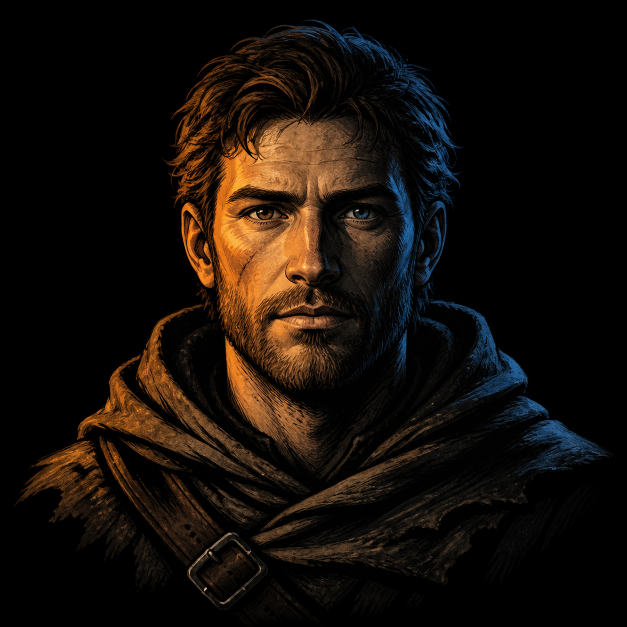
#> input picture cpp/assets/portrait_sources/race-human.png, 1254 x 1254 px (shown at 1/2 size)
$ python portrait_bitmap.py
#> lines starting #> are read from the running program, lines starting #| are printed output that depends on the picture
"""Convert generated portrait source images into embedded terminal half-block bitmaps.

Each terminal cell stores two square colour samples: the upper sample is the
foreground of a Unicode upper-half block and the lower sample is its background.
With the game's 1:2 terminal cell aspect ratio this preserves the source image's
proportions while remaining entirely text/ANSI output at runtime.
"""

from __future__ import annotations

import argparse
from pathlib import Path

from PIL import Image, ImageEnhance, ImageOps


PORTRAITS = (
    ("race-human", "race-human.png"),
    ("race-dwarf", "race-dwarf.png"),
    ("race-elf", "race-elf.png"),
    ("race-ashborn", "race-ashborn.png"),
    ("class-vanguard", "class-vanguard.png"),
    ("class-arcanist", "class-arcanist.png"),
    ("class-ranger", "class-ranger.png"),
    ("class-lightbearer", "class-lightbearer.png"),
    ("monster-kobold", "monster-kobold.png"),
    ("monster-spider", "monster-spider.png"),
    ("monster-slime", "monster-slime.png"),
    ("monster-myconid", "monster-myconid.png"),
    ("monster-mimic", "monster-mimic.png"),
    ("monster-undead", "monster-undead.png"),
    ("monster-cultist", "monster-cultist.png"),
    ("monster-gargoyle", "monster-gargoyle.png"),
    ("monster-bat", "monster-bat.png"),
    ("monster-goblinoid", "monster-goblinoid.png"),
    ("monster-demon", "monster-demon.png"),
    ("monster-beast", "monster-beast.png"),
    ("inspect-unmapped", "inspect-unmapped.png"),
    ("inspect-npc", "inspect-npc.png"),
    ("inspect-item", "inspect-item.png"),
    ("item-armour", "item-armour.png"),
    ("item-jewellery", "item-jewellery.png"),
    ("item-potion", "item-potion.png"),
    ("item-bomb", "item-bomb.png"),
    ("inspect-water-source", "inspect-water-source.png"),
    ("inspect-food", "inspect-food.png"),
    ("inspect-torch", "inspect-torch.png"),
    ("inspect-machine", "inspect-machine.png"),
    ("inspect-trap", "inspect-trap.png"),
    ("inspect-passage", "inspect-passage.png"),
    ("inspect-landmark", "inspect-landmark.png"),
    ("inspect-water", "inspect-water.png"),
    ("inspect-door", "inspect-door.png"),
    ("inspect-wall", "inspect-wall.png"),
    ("inspect-ashpine", "inspect-ashpine.png"),
    ("inspect-floor", "inspect-floor.png"),
)


def quantize(channel: int) -> int:
    return min(255, ((channel + 4) // 8) * 8)


def prepare(path: Path, columns: int, rows: int) -> list[tuple[int, int, int]]:
#> called with columns = 32, rows = 12
    image = Image.open(path).convert("RGB")
#> image is the input picture: PIL image 1254x1254 RGB; mean R, G, B 21.6, 14.6, 9
    image = ImageOps.fit(image, (columns, rows * 2), Image.Resampling.LANCZOS)
#> image: PIL image 32x24 RGB
    image = ImageEnhance.Contrast(image).enhance(1.20)
    image = ImageEnhance.Color(image).enhance(1.12)
    pixels: list[tuple[int, int, int]] = []
    for y in range(image.height):
        for x in range(image.width):
            red, green, blue = image.getpixel((x, y))
            luminance = red * 0.2126 + green * 0.7152 + blue * 0.0722
            if luminance < 9:
                pixels.append((0, 0, 0))
            else:
                pixels.append((quantize(red), quantize(green), quantize(blue)))
#> after the loop, pixels = 768 items, first 6: (0, 0, 0), (0, 0, 0), (0, 0, 0), (0, 0, 0), (0, 0, 0), (0, 0, 0)
    return pixels


# [70 lines left out: functions write_header, write_preview, not called in this run]


def main() -> None:
    parser = argparse.ArgumentParser()
    parser.add_argument("--source-dir", type=Path, default=Path("assets/portrait_sources"))
    parser.add_argument("--header", type=Path, default=Path("GeneratedPortraits.hpp"))
    parser.add_argument("--preview", type=Path)
    parser.add_argument("--columns", type=int, default=32)
    parser.add_argument("--rows", type=int, default=12)
    args = parser.parse_args()

    sources = [(name, prepare(args.source_dir / filename, args.columns, args.rows)) for name, filename in PORTRAITS]
#> call 2 of prepare, with columns = 32, rows = 12
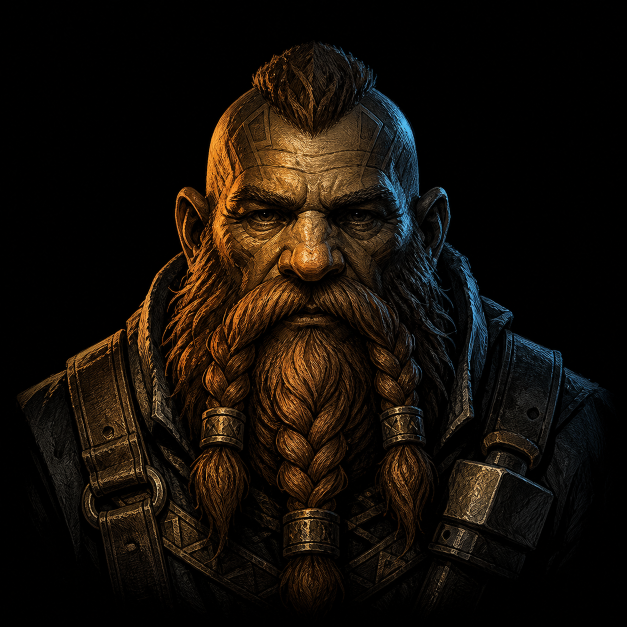
#> input picture cpp/assets/portrait_sources/race-dwarf.png, 1254 x 1254 px (shown at 1/2 size)
#> in prepare, image is the input picture: PIL image 1254x1254 RGB; mean R, G, B 21.3, 14.8, 8.4
#> call 3 of prepare, with columns = 32, rows = 12
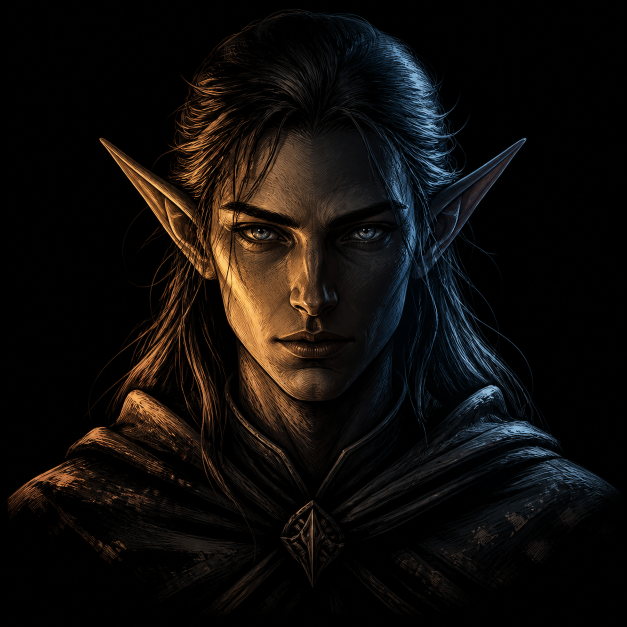
#> input picture cpp/assets/portrait_sources/race-elf.png, 1254 x 1254 px (shown at 1/2 size)
#> in prepare, image is the input picture: PIL image 1254x1254 RGB; mean R, G, B 16.3, 13.1, 10.8
#> call 4 of prepare, with columns = 32, rows = 12
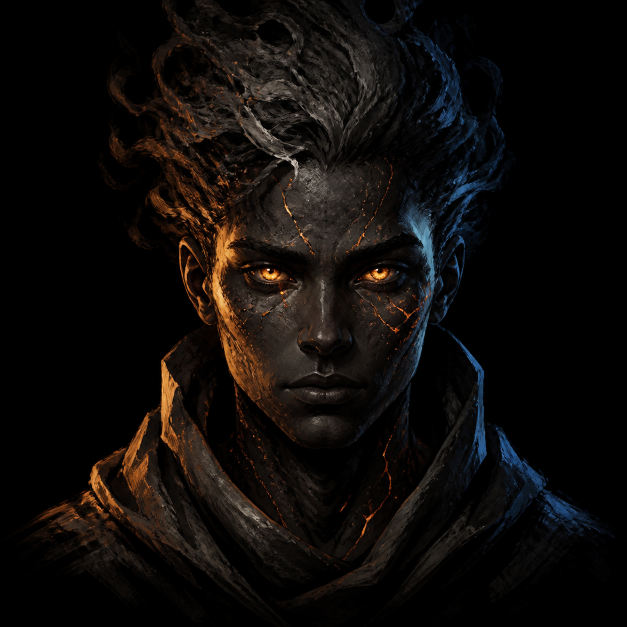
#> input picture cpp/assets/portrait_sources/race-ashborn.png, 1254 x 1254 px (shown at 1/2 size)
#> in prepare, image is the input picture: PIL image 1254x1254 RGB; mean R, G, B 15, 11.7, 9.8
#> after the loop in prepare (call 4), `for y in range(image.height):`: pixels = 768 items, first 6: (0, 0, 0), (0, 0, 0), (0, 0, 0), (0, 0, 0), (0, 0, 0), (16, 8, 0)
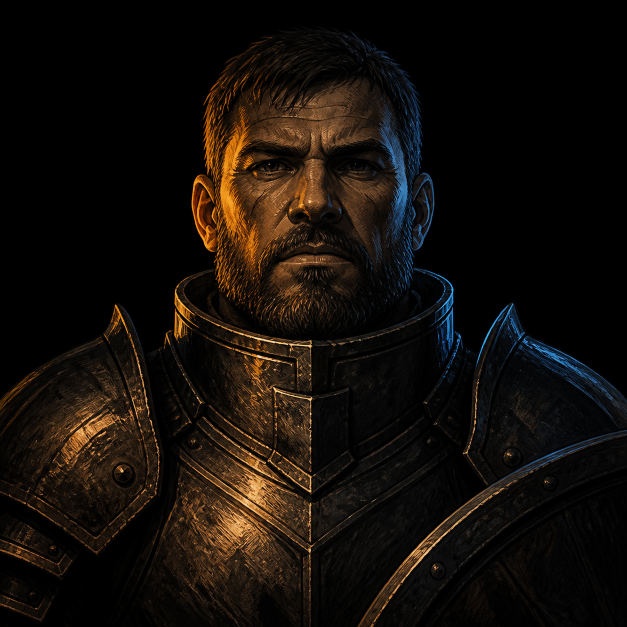
#> input picture cpp/assets/portrait_sources/class-vanguard.png, 1254 x 1254 px (shown at 1/2 size)
#> in prepare, image is the input picture: PIL image 1254x1254 RGB; mean R, G, B 20, 14.3, 9.3
#> in prepare (call 5), `image = ImageEnhance.Contrast(image).enhance(1.20)`:
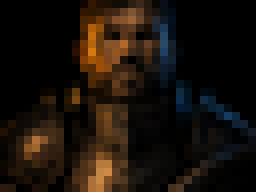
#> image: PIL image 32x24 RGB (shown 8 times larger); mean R, G, B 26.1, 17.8, 10.7
#> after the loop in prepare (call 5), `for y in range(image.height):`: pixels = 768 items, first 6: (0, 0, 0), (0, 0, 0), (0, 0, 0), (0, 0, 0), (0, 0, 0), (0, 0, 0)
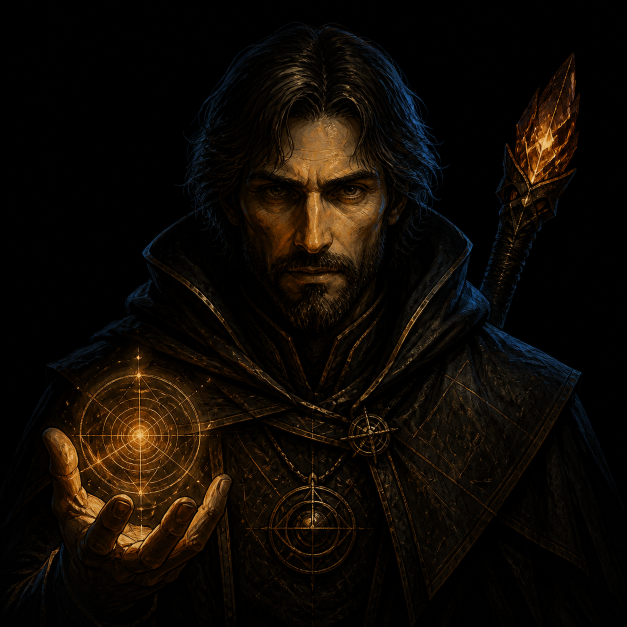
#> input picture cpp/assets/portrait_sources/class-arcanist.png, 1254 x 1254 px (shown at 1/2 size)
#> in prepare, image is the input picture: PIL image 1254x1254 RGB; mean R, G, B 15.5, 10, 4.5
#> in prepare (call 6), `image = ImageEnhance.Contrast(image).enhance(1.20)`:
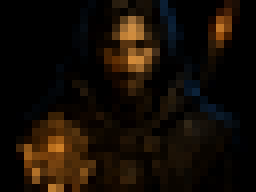
#> image: PIL image 32x24 RGB (shown 8 times larger); mean R, G, B 21.1, 12.9, 5
    write_header(args.header, sources, args.columns, args.rows)
    if args.preview:
        write_preview(args.preview, sources, args.columns, args.rows)


if __name__ == "__main__":
#> (the run stopped early here; a loop or call above may not have finished)
